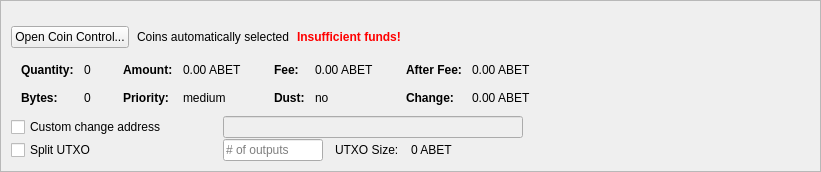
         <widget class="QFrame" name="frameCoinControl">
          <property name="sizePolicy">
           <sizepolicy hsizetype="Expanding" vsizetype="Expanding">
            <horstretch>0</horstretch>
            <verstretch>0</verstretch>
           </sizepolicy>
          </property>
          <property name="maximumSize">
           <size>
            <width>16777215</width>
            <height>16777215</height>
           </size>
          </property>
          <property name="frameShape">
           <enum>QFrame::StyledPanel</enum>
          </property>
          <property name="frameShadow">
           <enum>QFrame::Sunken</enum>
          </property>
          <layout class="QVBoxLayout" name="verticalLayoutCoinControl2">
           <property name="spacing">
            <number>0</number>
           </property>
           <property name="leftMargin">
            <number>0</number>
           </property>
           <property name="topMargin">
            <number>0</number>
           </property>
           <property name="rightMargin">
            <number>0</number>
           </property>
           <property name="bottomMargin">
            <number>0</number>
           </property>
           <item>
            <widget class="QFrame" name="frameCoinControl_BG">
             <layout class="QVBoxLayout" name="verticalLayoutCoinControl" stretch="0,0,0,0,0,0">
              <property name="spacing">
               <number>1</number>
              </property>
              <property name="leftMargin">
               <number>10</number>
              </property>
              <property name="topMargin">
               <number>10</number>
              </property>
              <item>
               <layout class="QHBoxLayout" name="horizontalLayoutCoinControl1">
                <property name="bottomMargin">
                 <number>15</number>
                </property>
                <item>
                 <layout class="QVBoxLayout" name="verticalLayout_3">
                  <property name="spacing">
                   <number>6</number>
                  </property>
                 </layout>
                </item>
               </layout>
              </item>
              <item>
               <layout class="QHBoxLayout" name="horizontalLayoutCoinControl2" stretch="0,0,0,0">
                <property name="spacing">
                 <number>8</number>
                </property>
                <property name="bottomMargin">
                 <number>10</number>
                </property>
                <item>
                 <widget class="QPushButton" name="pushButtonCoinControl">
                  <property name="sizePolicy">
                   <sizepolicy hsizetype="Minimum" vsizetype="Fixed">
                    <horstretch>0</horstretch>
                    <verstretch>0</verstretch>
                   </sizepolicy>
                  </property>
                  <property name="styleSheet">
                   <string notr="true"/>
                  </property>
                  <property name="text">
                   <string>Open Coin Control...</string>
                  </property>
                  <property name="autoDefault">
                   <bool>false</bool>
                  </property>
                 </widget>
                </item>
                <item>
                 <widget class="QLabel" name="labelCoinControlAutomaticallySelected">
                  <property name="text">
                   <string>Coins automatically selected</string>
                  </property>
                  <property name="margin">
                   <number>5</number>
                  </property>
                 </widget>
                </item>
                <item>
                 <widget class="QLabel" name="labelCoinControlInsuffFunds">
                  <property name="font">
                   <font>
                    <weight>75</weight>
                    <bold>true</bold>
                   </font>
                  </property>
                  <property name="styleSheet">
                   <string notr="true">color:red;font-weight:bold;</string>
                  </property>
                  <property name="text">
                   <string>Insufficient funds!</string>
                  </property>
                  <property name="margin">
                   <number>5</number>
                  </property>
                 </widget>
                </item>
                <item>
                 <spacer name="horizontalSpacerCoinControl">
                  <property name="orientation">
                   <enum>Qt::Horizontal</enum>
                  </property>
                  <property name="sizeHint" stdset="0">
                   <size>
                    <width>40</width>
                    <height>1</height>
                   </size>
                  </property>
                 </spacer>
                </item>
               </layout>
              </item>
              <item>
               <widget class="QWidget" name="widgetCoinControl" native="true">
                <property name="sizePolicy">
                 <sizepolicy hsizetype="Preferred" vsizetype="Preferred">
                  <horstretch>0</horstretch>
                  <verstretch>0</verstretch>
                 </sizepolicy>
                </property>
                <property name="minimumSize">
                 <size>
                  <width>0</width>
                  <height>0</height>
                 </size>
                </property>
                <property name="styleSheet">
                 <string notr="true"/>
                </property>
                <layout class="QHBoxLayout" name="horizontalLayoutCoinControl5">
                 <property name="leftMargin">
                  <number>0</number>
                 </property>
                 <property name="topMargin">
                  <number>0</number>
                 </property>
                 <property name="rightMargin">
                  <number>0</number>
                 </property>
                 <property name="bottomMargin">
                  <number>0</number>
                 </property>
                 <item>
                  <layout class="QHBoxLayout" name="horizontalLayoutCoinControl3" stretch="0,0,0,1">
                   <property name="spacing">
                    <number>20</number>
                   </property>
                   <property name="topMargin">
                    <number>0</number>
                   </property>
                   <property name="bottomMargin">
                    <number>10</number>
                   </property>
                   <item>
                    <layout class="QFormLayout" name="formLayoutCoinControl1">
                     <property name="horizontalSpacing">
                      <number>10</number>
                     </property>
                     <property name="verticalSpacing">
                      <number>14</number>
                     </property>
                     <property name="leftMargin">
                      <number>10</number>
                     </property>
                     <property name="topMargin">
                      <number>4</number>
                     </property>
                     <property name="rightMargin">
                      <number>6</number>
                     </property>
                     <item row="0" column="0">
                      <widget class="QLabel" name="labelCoinControlQuantityText">
                       <property name="font">
                        <font>
                         <weight>75</weight>
                         <bold>true</bold>
                        </font>
                       </property>
                       <property name="text">
                        <string>Quantity:</string>
                       </property>
                       <property name="margin">
                        <number>0</number>
                       </property>
                      </widget>
                     </item>
                     <item row="0" column="1">
                      <widget class="QLabel" name="labelCoinControlQuantity">
                       <property name="cursor">
                        <cursorShape>IBeamCursor</cursorShape>
                       </property>
                       <property name="contextMenuPolicy">
                        <enum>Qt::ActionsContextMenu</enum>
                       </property>
                       <property name="text">
                        <string notr="true">0</string>
                       </property>
                       <property name="margin">
                        <number>0</number>
                       </property>
                       <property name="textInteractionFlags">
                        <set>Qt::LinksAccessibleByMouse|Qt::TextSelectableByKeyboard|Qt::TextSelectableByMouse</set>
                       </property>
                      </widget>
                     </item>
                     <item row="1" column="0">
                      <widget class="QLabel" name="labelCoinControlBytesText">
                       <property name="font">
                        <font>
                         <weight>75</weight>
                         <bold>true</bold>
                        </font>
                       </property>
                       <property name="text">
                        <string>Bytes:</string>
                       </property>
                      </widget>
                     </item>
                     <item row="1" column="1">
                      <widget class="QLabel" name="labelCoinControlBytes">
                       <property name="cursor">
                        <cursorShape>IBeamCursor</cursorShape>
                       </property>
                       <property name="contextMenuPolicy">
                        <enum>Qt::ActionsContextMenu</enum>
                       </property>
                       <property name="text">
                        <string notr="true">0</string>
                       </property>
                       <property name="textInteractionFlags">
                        <set>Qt::LinksAccessibleByMouse|Qt::TextSelectableByKeyboard|Qt::TextSelectableByMouse</set>
                       </property>
                      </widget>
                     </item>
                    </layout>
                   </item>
                   <item>
                    <layout class="QFormLayout" name="formLayoutCoinControl2">
                     <property name="horizontalSpacing">
                      <number>10</number>
                     </property>
                     <property name="verticalSpacing">
                      <number>14</number>
                     </property>
                     <property name="leftMargin">
                      <number>6</number>
                     </property>
                     <property name="topMargin">
                      <number>4</number>
                     </property>
                     <property name="rightMargin">
                      <number>6</number>
                     </property>
                     <item row="0" column="0">
                      <widget class="QLabel" name="labelCoinControlAmountText">
                       <property name="font">
                        <font>
                         <weight>75</weight>
                         <bold>true</bold>
                        </font>
                       </property>
                       <property name="text">
                        <string>Amount:</string>
                       </property>
                       <property name="margin">
                        <number>0</number>
                       </property>
                      </widget>
                     </item>
                     <item row="0" column="1">
                      <widget class="QLabel" name="labelCoinControlAmount">
                       <property name="cursor">
                        <cursorShape>IBeamCursor</cursorShape>
                       </property>
                       <property name="contextMenuPolicy">
                        <enum>Qt::ActionsContextMenu</enum>
                       </property>
                       <property name="text">
                        <string notr="true">0.00 ABET</string>
                       </property>
                       <property name="textInteractionFlags">
                        <set>Qt::LinksAccessibleByMouse|Qt::TextSelectableByKeyboard|Qt::TextSelectableByMouse</set>
                       </property>
                      </widget>
                     </item>
                     <item row="1" column="0">
                      <widget class="QLabel" name="labelCoinControlPriorityText">
                       <property name="font">
                        <font>
                         <weight>75</weight>
                         <bold>true</bold>
                        </font>
                       </property>
                       <property name="text">
                        <string>Priority:</string>
                       </property>
                      </widget>
                     </item>
                     <item row="1" column="1">
                      <widget class="QLabel" name="labelCoinControlPriority">
                       <property name="cursor">
                        <cursorShape>IBeamCursor</cursorShape>
                       </property>
                       <property name="contextMenuPolicy">
                        <enum>Qt::ActionsContextMenu</enum>
                       </property>
                       <property name="text">
                        <string>medium</string>
                       </property>
                       <property name="textInteractionFlags">
                        <set>Qt::LinksAccessibleByMouse|Qt::TextSelectableByKeyboard|Qt::TextSelectableByMouse</set>
                       </property>
                      </widget>
                     </item>
                    </layout>
                   </item>
                   <item>
                    <layout class="QFormLayout" name="formLayoutCoinControl3">
                     <property name="horizontalSpacing">
                      <number>10</number>
                     </property>
                     <property name="verticalSpacing">
                      <number>14</number>
                     </property>
                     <property name="leftMargin">
                      <number>6</number>
                     </property>
                     <property name="topMargin">
                      <number>4</number>
                     </property>
                     <property name="rightMargin">
                      <number>6</number>
                     </property>
                     <item row="0" column="0">
                      <widget class="QLabel" name="labelCoinControlFeeText">
                       <property name="font">
                        <font>
                         <weight>75</weight>
                         <bold>true</bold>
                        </font>
                       </property>
                       <property name="text">
                        <string>Fee:</string>
                       </property>
                       <property name="margin">
                        <number>0</number>
                       </property>
                      </widget>
                     </item>
                     <item row="0" column="1">
                      <widget class="QLabel" name="labelCoinControlFee">
                       <property name="cursor">
                        <cursorShape>IBeamCursor</cursorShape>
                       </property>
                       <property name="contextMenuPolicy">
                        <enum>Qt::ActionsContextMenu</enum>
                       </property>
                       <property name="text">
                        <string notr="true">0.00 ABET</string>
                       </property>
                       <property name="textInteractionFlags">
                        <set>Qt::LinksAccessibleByMouse|Qt::TextSelectableByKeyboard|Qt::TextSelectableByMouse</set>
                       </property>
                      </widget>
                     </item>
                     <item row="1" column="0">
                      <widget class="QLabel" name="labelCoinControlLowOutputText">
                       <property name="font">
                        <font>
                         <weight>75</weight>
                         <bold>true</bold>
                        </font>
                       </property>
                       <property name="text">
                        <string>Dust:</string>
                       </property>
                      </widget>
                     </item>
                     <item row="1" column="1">
                      <widget class="QLabel" name="labelCoinControlLowOutput">
                       <property name="cursor">
                        <cursorShape>IBeamCursor</cursorShape>
                       </property>
                       <property name="contextMenuPolicy">
                        <enum>Qt::ActionsContextMenu</enum>
                       </property>
                       <property name="text">
                        <string>no</string>
                       </property>
                       <property name="textInteractionFlags">
                        <set>Qt::LinksAccessibleByMouse|Qt::TextSelectableByKeyboard|Qt::TextSelectableByMouse</set>
                       </property>
                      </widget>
                     </item>
                    </layout>
                   </item>
                   <item>
                    <layout class="QFormLayout" name="formLayoutCoinControl4">
                     <property name="horizontalSpacing">
                      <number>10</number>
                     </property>
                     <property name="verticalSpacing">
                      <number>14</number>
                     </property>
                     <property name="leftMargin">
                      <number>6</number>
                     </property>
                     <property name="topMargin">
                      <number>4</number>
                     </property>
                     <property name="rightMargin">
                      <number>6</number>
                     </property>
                     <item row="0" column="0">
                      <widget class="QLabel" name="labelCoinControlAfterFeeText">
                       <property name="font">
                        <font>
                         <weight>75</weight>
                         <bold>true</bold>
                        </font>
                       </property>
                       <property name="text">
                        <string>After Fee:</string>
                       </property>
                       <property name="margin">
                        <number>0</number>
                       </property>
                      </widget>
                     </item>
                     <item row="0" column="1">
                      <widget class="QLabel" name="labelCoinControlAfterFee">
                       <property name="cursor">
                        <cursorShape>IBeamCursor</cursorShape>
                       </property>
                       <property name="contextMenuPolicy">
                        <enum>Qt::ActionsContextMenu</enum>
                       </property>
                       <property name="text">
                        <string notr="true">0.00 ABET</string>
                       </property>
                       <property name="textInteractionFlags">
                        <set>Qt::LinksAccessibleByMouse|Qt::TextSelectableByKeyboard|Qt::TextSelectableByMouse</set>
                       </property>
                      </widget>
                     </item>
                     <item row="1" column="0">
                      <widget class="QLabel" name="labelCoinControlChangeText">
                       <property name="font">
                        <font>
                         <weight>75</weight>
                         <bold>true</bold>
                        </font>
                       </property>
                       <property name="text">
                        <string>Change:</string>
                       </property>
                      </widget>
                     </item>
                     <item row="1" column="1">
                      <widget class="QLabel" name="labelCoinControlChange">
                       <property name="cursor">
                        <cursorShape>IBeamCursor</cursorShape>
                       </property>
                       <property name="contextMenuPolicy">
                        <enum>Qt::ActionsContextMenu</enum>
                       </property>
                       <property name="text">
                        <string notr="true">0.00 ABET</string>
                       </property>
                       <property name="textInteractionFlags">
                        <set>Qt::LinksAccessibleByMouse|Qt::TextSelectableByKeyboard|Qt::TextSelectableByMouse</set>
                       </property>
                      </widget>
                     </item>
                    </layout>
                   </item>
                  </layout>
                 </item>
                </layout>
               </widget>
              </item>
              <item>
               <layout class="QHBoxLayout" name="horizontalLayoutCoinControl4">
                <property name="spacing">
                 <number>12</number>
                </property>
                <property name="sizeConstraint">
                 <enum>QLayout::SetDefaultConstraint</enum>
                </property>
                <property name="topMargin">
                 <number>0</number>
                </property>
                <property name="rightMargin">
                 <number>0</number>
                </property>
                <item>
                 <widget class="QCheckBox" name="checkBoxCoinControlChange">
                  <property name="sizePolicy">
                   <sizepolicy hsizetype="Preferred" vsizetype="Preferred">
                    <horstretch>0</horstretch>
                    <verstretch>0</verstretch>
                   </sizepolicy>
                  </property>
                  <property name="minimumSize">
                   <size>
                    <width>200</width>
                    <height>0</height>
                   </size>
                  </property>
                  <property name="maximumSize">
                   <size>
                    <width>200</width>
                    <height>16777215</height>
                   </size>
                  </property>
                  <property name="toolTip">
                   <string>If this is activated, but the change address is empty or invalid, change will be sent to a newly generated address.</string>
                  </property>
                  <property name="text">
                   <string>Custom change address</string>
                  </property>
                 </widget>
                </item>
                <item>
                 <widget class="QValidatedLineEdit" name="lineEditCoinControlChange">
                  <property name="enabled">
                   <bool>false</bool>
                  </property>
                  <property name="sizePolicy">
                   <sizepolicy hsizetype="Preferred" vsizetype="Preferred">
                    <horstretch>0</horstretch>
                    <verstretch>0</verstretch>
                   </sizepolicy>
                  </property>
                  <property name="minimumSize">
                   <size>
                    <width>300</width>
                    <height>0</height>
                   </size>
                  </property>
                 </widget>
                </item>
                <item>
                 <widget class="QLabel" name="labelCoinControlChangeLabel">
                  <property name="sizePolicy">
                   <sizepolicy hsizetype="Preferred" vsizetype="Preferred">
                    <horstretch>0</horstretch>
                    <verstretch>0</verstretch>
                   </sizepolicy>
                  </property>
                  <property name="minimumSize">
                   <size>
                    <width>100</width>
                    <height>0</height>
                   </size>
                  </property>
                  <property name="text">
                   <string/>
                  </property>
                  <property name="margin">
                   <number>3</number>
                  </property>
                 </widget>
                </item>
               </layout>
              </item>
              <item>
               <layout class="QHBoxLayout" name="horizontalLayoutCoinControl6">
                <property name="spacing">
                 <number>12</number>
                </property>
                <property name="rightMargin">
                 <number>0</number>
                </property>
                <item>
                 <widget class="QCheckBox" name="splitBlockCheckBox">
                  <property name="sizePolicy">
                   <sizepolicy hsizetype="Preferred" vsizetype="Preferred">
                    <horstretch>0</horstretch>
                    <verstretch>0</verstretch>
                   </sizepolicy>
                  </property>
                  <property name="minimumSize">
                   <size>
                    <width>200</width>
                    <height>0</height>
                   </size>
                  </property>
                  <property name="maximumSize">
                   <size>
                    <width>200</width>
                    <height>16777215</height>
                   </size>
                  </property>
                  <property name="text">
                   <string>Split UTXO</string>
                  </property>
                 </widget>
                </item>
                <item>
                 <widget class="QLineEdit" name="splitBlockLineEdit">
                  <property name="sizePolicy">
                   <sizepolicy hsizetype="Preferred" vsizetype="Preferred">
                    <horstretch>50</horstretch>
                    <verstretch>0</verstretch>
                   </sizepolicy>
                  </property>
                  <property name="minimumSize">
                   <size>
                    <width>100</width>
                    <height>0</height>
                   </size>
                  </property>
                  <property name="maximumSize">
                   <size>
                    <width>100</width>
                    <height>16777215</height>
                   </size>
                  </property>
                  <property name="placeholderText">
                   <string># of outputs</string>
                  </property>
                 </widget>
                </item>
                <item>
                 <widget class="QLabel" name="labelBlockSizeText">
                  <property name="text">
                   <string>UTXO Size:</string>
                  </property>
                 </widget>
                </item>
                <item>
                 <widget class="QLabel" name="labelBlockSize">
                  <property name="text">
                   <string>0 ABET</string>
                  </property>
                 </widget>
                </item>
                <item>
                 <spacer name="horizontalSpacer_7">
                  <property name="orientation">
                   <enum>Qt::Horizontal</enum>
                  </property>
                  <property name="sizeHint" stdset="0">
                   <size>
                    <width>40</width>
                    <height>20</height>
                   </size>
                  </property>
                 </spacer>
                </item>
               </layout>
              </item>
              <item>
               <spacer name="verticalSpacerCoinControl">
                <property name="orientation">
                 <enum>Qt::Vertical</enum>
                </property>
                <property name="sizeHint" stdset="0">
                 <size>
                  <width>800</width>
                  <height>1</height>
                 </size>
                </property>
               </spacer>
              </item>
             </layout>
            </widget>
           </item>
          </layout>
         </widget>
